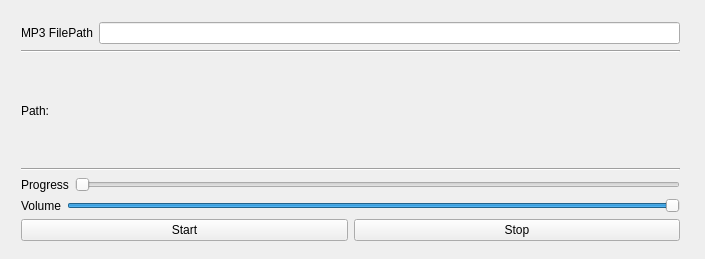
<?xml version="1.0" encoding="UTF-8"?>
<ui version="4.0">
 <class>MainWindow</class>
 <widget class="QMainWindow" name="MainWindow">
  <property name="geometry">
   <rect>
    <x>0</x>
    <y>0</y>
    <width>705</width>
    <height>259</height>
   </rect>
  </property>
  <property name="windowTitle">
   <string>MainWindow</string>
  </property>
  <widget class="QWidget" name="centralWidget">
   <widget class="QWidget" name="">
    <property name="geometry">
     <rect>
      <x>10</x>
      <y>11</y>
      <width>681</width>
      <height>241</height>
     </rect>
    </property>
    <layout class="QVBoxLayout" name="verticalLayout">
     <item>
      <layout class="QHBoxLayout" name="horizontalLayout_4">
       <item>
        <widget class="QLabel" name="label_3">
         <property name="text">
          <string>MP3 FilePath</string>
         </property>
        </widget>
       </item>
       <item>
        <widget class="QLineEdit" name="lineEdit"/>
       </item>
      </layout>
     </item>
     <item>
      <widget class="Line" name="line_2">
       <property name="orientation">
        <enum>Qt::Horizontal</enum>
       </property>
      </widget>
     </item>
     <item>
      <widget class="QLabel" name="label_4">
       <property name="sizePolicy">
        <sizepolicy hsizetype="Preferred" vsizetype="Minimum">
         <horstretch>0</horstretch>
         <verstretch>0</verstretch>
        </sizepolicy>
       </property>
       <property name="minimumSize">
        <size>
         <width>0</width>
         <height>2</height>
        </size>
       </property>
       <property name="text">
        <string>Path: </string>
       </property>
      </widget>
     </item>
     <item>
      <widget class="Line" name="line">
       <property name="orientation">
        <enum>Qt::Horizontal</enum>
       </property>
      </widget>
     </item>
     <item>
      <layout class="QHBoxLayout" name="horizontalLayout_3">
       <item>
        <widget class="QLabel" name="label">
         <property name="text">
          <string>Progress</string>
         </property>
        </widget>
       </item>
       <item>
        <widget class="QSlider" name="horizontalSlider">
         <property name="orientation">
          <enum>Qt::Horizontal</enum>
         </property>
        </widget>
       </item>
      </layout>
     </item>
     <item>
      <layout class="QHBoxLayout" name="horizontalLayout_2">
       <item>
        <widget class="QLabel" name="label_2">
         <property name="text">
          <string>Volume</string>
         </property>
        </widget>
       </item>
       <item>
        <widget class="QSlider" name="horizontalSlider_2">
         <property name="value">
          <number>99</number>
         </property>
         <property name="orientation">
          <enum>Qt::Horizontal</enum>
         </property>
        </widget>
       </item>
      </layout>
     </item>
     <item>
      <layout class="QHBoxLayout" name="horizontalLayout">
       <item>
        <widget class="QPushButton" name="pushButton">
         <property name="text">
          <string>Start</string>
         </property>
        </widget>
       </item>
       <item>
        <widget class="QPushButton" name="pushButton_2">
         <property name="text">
          <string>Stop</string>
         </property>
        </widget>
       </item>
      </layout>
     </item>
    </layout>
   </widget>
  </widget>
 </widget>
 <layoutdefault spacing="6" margin="11"/>
 <resources/>
 <connections/>
</ui>
